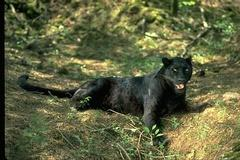
//> input picture 数字图像处理/实验三/Ncut_9/jpg_images/1.jpg, 240 x 160 px
$ ./ConsoleApplication1 '../实验三/Ncut_9/jpg_images/1.jpg'   (built with g++ and OpenCV 4)
//> lines starting //> are read from the running program, lines starting //| are printed output that depends on the picture; after the words box and inside, x2 and y2 are one past the last pixel; in counts of white or black regions, pixels touching at a corner belong together
#include <opencv.hpp>
#include <math.h>
#include <vector>

#define PI acos(-1)

cv::Mat Color2Gray(cv::Mat src_image)
{
	cv::Mat gray_image(src_image.rows, src_image.cols, CV_8UC1);
	if (src_image.channels() != 1)
	{
		for (int i = 0; i < src_image.rows; i++)
			for (int j = 0; j < src_image.cols; j++)
				gray_image.at<uchar>(i, j) = (src_image.at<cv::Vec3b>(i, j)[0] + src_image.at<cv::Vec3b>(i, j)[1] + src_image.at<cv::Vec3b>(i, j)[2]) / 3;
	}
	else
		gray_image = src_image.clone();
	return gray_image;
}

cv::Mat equalize_hist(cv::Mat input) {
	cv::Mat output = input.clone();
	int gray_sum = input.cols * input.rows;
	int gray[256] = { 0 };  //记录每个灰度级别下的像素个数
	double gray_prob[256] = { 0 };  //记录灰度分布密度
	double gray_distribution[256] = { 0 };  //记录累计密度
	int gray_equal[256] = { 0 };  //均衡化后的灰度值
	//统计每个灰度下的像素个数
	for (int i = 0; i < input.rows; i++)
	{
		uchar* p = input.ptr<uchar>(i);
		for (int j = 0; j < input.cols; j++)
		{
			int vaule = p[j];
			gray[vaule]++;
		}
	}
	//统计灰度频率
	for (int i = 0; i < 256; i++)
	{
		gray_prob[i] = ((double)gray[i] / gray_sum);
	}
	//计算累计密度
	gray_distribution[0] = gray_prob[0];
	for (int i = 1; i < 256; i++)
	{
		gray_distribution[i] = gray_distribution[i - 1] + gray_prob[i];
	}

	//重新计算均衡化后的灰度值
	for (int i = 0; i < 256; i++)
	{
		gray_equal[i] = (uchar)(255 * gray_distribution[i] + 0.5);
	}
	//直方图均衡化,更新原图每个点的像素值
	for (int i = 0; i < output.rows; i++)
	{
		uchar* p = output.ptr<uchar>(i);
		for (int j = 0; j < output.cols; j++)
		{
			p[j] = gray_equal[p[j]];
		}
	}
	return output;
}

cv::Mat Image2Binary(cv::Mat src_image, int threshold, float init_h, float end_h, float init_w, float end_w) {
	int value;
	float start_i = init_h*float(src_image.rows);
	float end_i = end_h * float(src_image.rows);
	float start_j = init_w * float(src_image.cols);
	float end_j = end_w * float(src_image.cols);
	cv::Mat binary_image(src_image.rows, src_image.cols, CV_8UC1);
	for (int i = 0; i < src_image.rows; i++) {
		for (int j = 0; j < src_image.cols; j++) {
			value = src_image.at<uchar>(i, j);
			if (value > threshold && i > start_i && i < end_i && j > start_j && j < end_j) {
				binary_image.at<uchar>(i, j) = 255;
			}
			else {
				binary_image.at<uchar>(i, j) = 0;
			}
		}
	}
	return binary_image;
}

cv::Mat BiMedianBlur(cv::Mat src_image, int size) {
	int count_w, count_b, value, ds=(size-1)/2;
	cv::Mat result(src_image.rows, src_image.cols, CV_8UC1);
	for (int i = 0; i < src_image.rows; i++) {
		for (int j = 0; j < src_image.cols; j++) {
			count_w = 0;
			count_b = 0;
			for (int di = -ds; di < ds; di++) {
				for (int dj = -ds; dj < ds; dj++) {
					if (i + di >= 0 && j + dj >= 0) {
						if (i + di < src_image.rows && j + dj < src_image.cols) {
							value = src_image.at<uchar>(i+di, j+dj);
							if (value == 0) {
								count_b += 1;
							}
							else {
								count_w += 1;
							}
						}
					}
				}
			}
			if (count_b > count_w) {
				result.at<uchar>(i, j) = 0;
			}
			else {
				result.at<uchar>(i, j) = 255;
			}
		}
	}
	return result;
}

cv::Mat ConvLap(cv::Mat src_image, int thresh) {
	int value;
	cv::Mat result = cv::Mat::zeros(src_image.size(), CV_8U);
	for (int i = 1; i < src_image.rows - 1; i++) {
		for (int j = 1; j < src_image.cols - 1; j++) {
			value = -4 * src_image.at<uchar>(i, j);
			value += src_image.at<uchar>(i - 1, j);
			value += src_image.at<uchar>(i + 1, j);
			value += src_image.at<uchar>(i, j - 1);
			value += src_image.at<uchar>(i, j + 1);
			if (value < 0) {
				value = -value;
			}
			if (value > thresh) {
				value = 255;
			}
			else
			{
				value = 0;
			}
			result.at<uchar>(i, j) = value;
		}
	}
	return result;
}

std::vector<float> hough_line_v(cv::Mat img, int threshold)
{
	int row, col;
	int i, k;
	//参数空间的参数极角angle(角度)，极径p;
	int angle, p;

	//累加器
	int **socboard;
	int *buf;
	int w, h;
	w = img.cols;
	h = img.rows;
	int Size;
	int offset;
	std::vector<float> lines;
	//申请累加器空间并初始化
	Size = w * w + h * h;
	Size = 2 * sqrt(Size) + 100;
	offset = Size / 2;
	socboard = (int **)malloc(Size * sizeof(int*));
	if (!socboard)
	{
		printf("mem err\n");
		return lines;
	}

	for (i = 0; i < Size; i++)
	{
		socboard[i] = (int *)malloc(181 * sizeof(int));
		if (socboard[i] == NULL)
		{
			printf("buf err\n");
			return lines;
		}
		memset(socboard[i], 0, 181 * sizeof(int));
	}

	//遍历图像并投票
	int src_data;
	p = 0;
	for (row = 0; row < img.rows; row++)
	{
		for (col = 0; col < img.cols; col++)
		{
			//获取像素点
			src_data = img.at<uchar>(row, col);

			if (src_data == 255)
			{
				for (angle = 0; angle < 181; angle++)
				{
					p = col * cos(angle * PI / 180.0) + row * sin(angle * PI / 180.0) + offset;

					//错误处理
					if (p < 0)
					{
						printf("at (%d,%d),angle:%d,p:%d\n", col, row, angle, p);
						printf("warrning!");
						printf("size:%d\n", Size / 2);
						continue;
					}
					//投票计分
					socboard[p][angle]++;

				}
			}
		}
	}

	//遍历计分板，选出符合阈值条件的直线
	int count = 0;
	int Max = 0;
	int kp, kt, r;
	kp = 0;
	kt = 0;
	for (i = 0; i < Size; i++)//p
	{
		for (k = 0; k < 181; k++)//angle
		{
			if (socboard[i][k] > Max)
			{
				Max = socboard[i][k];
				kp = i - offset;
				kt = k;
			}

			if (socboard[i][k] >= threshold)
			{
				r = i - offset;
				//lines_w.push_back(std::);
				lines.push_back(-1.0 * float(std::cos(k*PI / 180) / std::sin(k*PI / 180)));
				lines.push_back(float(r)/std::sin(k*PI / 180));
				count++;
			}
		}
	}
	//释放资源
	for (int e = 0; e < Size; e++)
	{
		free(socboard[e]);
	}
	free(socboard);
	return lines;
}

std::vector<float> merge_result(std::vector<float> lines) {
	float k=0, b=0, c=0;
	float k_mean, b_mean;
	float k1=0, b1=0, c1=0, k2=0, b2=0, c2=0;
	std::vector<float> new_lines;
	// y = k * x + b
	for (int i = 0; i < lines.size() - 1; i++) {
		k += lines[i];
		b += lines[i + 1];
		i++;
		c++;
	}
	k_mean = k / c;
	b_mean = b / c;
	for (int i = 0; i < lines.size() - 1; i++) {
		if (lines[i + 1] > b_mean) {
			c1 += 1;
			k1 += lines[i];
			b1 += lines[i + 1];
		}
		else {
			c2 += 1;
			k2 += lines[i];
			b2 += lines[i + 1];
		}
		i++;
	}
	std::cout << k1 << " " << b1 << " " << c1 << std::endl;
	std::cout << k2 << " " << b2 << " " << c2 << std::endl;
	new_lines.push_back(k1 / c1);
	new_lines.push_back(b1 / c1);
	new_lines.push_back(k2 / c2);
	new_lines.push_back(b2 / c2);
	return new_lines;
}

int main(int argc, char const *argv[]) {
	if (argc > 1) {
		int threshold = 122, size = 11;
		float init_h = 0.7, end_h = 0.95;
		float init_w = 0.2, end_w = 0.8;
		cv::Mat image, gray_image;
		cv::Mat binary_image, bi_median_image;
		cv::Mat grand_image, img_line;
		image = cv::imread(argv[1]);
//> image is the input picture: 160 rows x 240 cols, CV_8UC3; mean B, G, R 64.7, 99.6, 96.3
		if(argc > 2)
			cv::imshow("raw image", image);
		float start_i = init_h * float(image.rows);
//> start_i = 112
		float start_j = init_w * float(image.cols);
//> start_j = 48
		gray_image = Color2Gray(image);
//> after the loop in Color2Gray, `for (int i = 0; i < src_image.rows; i++)`:
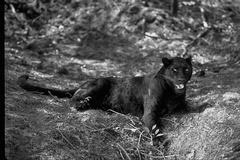
//> gray_image: 160 rows x 240 cols, CV_8UC1; min 0, max 242, mean 86.5
		if (argc > 2)
			cv::imshow("gray", gray_image);
		gray_image = equalize_hist(gray_image);
//> after the loop in equalize_hist, `for (int i = 0; i < input.rows; i++)`: gray = 256 values, max 448 at index 74, min 0 at index 243, mean 150
//> after the loop in equalize_hist, `for (int i = 0; i < 256; i++)`: gray_prob = 256 values, max 0.0117 at index 74, min 0 at index 243, mean 0.00391
//> in equalize_hist, `gray_distribution[0] = gray_prob[0];`: gray_distribution = 256 values, max 0.00497 at index 0, min 0 at index 1, mean 1.94e-05
//> after the loop in equalize_hist, `for (int i = 1; i < 256; i++)`: gray_distribution = 256 values from 0.00497 to 1
//> after the loop in equalize_hist, `for (int i = 0; i < 256; i++)`: gray_equal = 256 values from 1 to 255
//> after the loop in equalize_hist, `for (int i = 0; i < output.rows; i++)`:
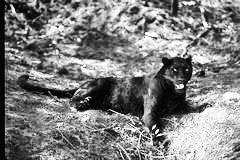
//> output: 160 rows x 240 cols, CV_8UC1; min 1, max 255, mean 128.4
		if (argc > 2)
			cv::imshow("gray_equ", gray_image);
		binary_image = Image2Binary(gray_image, threshold, init_h, end_h, init_w, end_w);
//> the loop in Image2Binary, `for (int i = 0; i < src_image.rows; i++)` made 160 passes
//> value on passes 1 to 3: 223, 208, 185
//> after the loop in Image2Binary, `for (int i = 0; i < src_image.rows; i++)`:
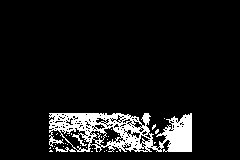
//> binary_image: 160 rows x 240 cols, CV_8UC1; 8.6% white; 32 white regions (30 under 20 px), largest, box (x1, y1, x2, y2) and area: (49, 113, 192, 152) 3183, (55, 147, 76, 152) 53
//> after the loop in Image2Binary, `for (int i = 0; i < src_image.rows; i++)`: value = 128
		if (argc > 2)
			cv::imshow("binary", binary_image);
		bi_median_image = BiMedianBlur(binary_image, size);
//> the loop in BiMedianBlur, `for (int i = 0; i < src_image.rows; i++)` made 160 passes
//> count_b on passes 1 to 3: 30, 36, 42
//> after the loop in BiMedianBlur, `for (int i = 0; i < src_image.rows; i++)`:
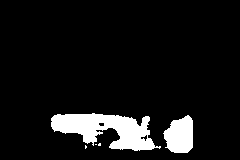
//> result: 160 rows x 240 cols, CV_8UC1; 8.4% white; 5 white regions (3 under 20 px), largest, box (x1, y1, x2, y2) and area: (51, 113, 161, 151) 2356, (163, 115, 193, 153) 863
//> after the loop in BiMedianBlur, `for (int i = 0; i < src_image.rows; i++)`: count_w = 0; count_b = 36; value = 0
		if (argc > 2)
			cv::imshow("binary_median", bi_median_image);
		grand_image = ConvLap(bi_median_image, 60);
//> after the loop in ConvLap, `for (int i = 1; i < src_image.rows - 1; i++)`:
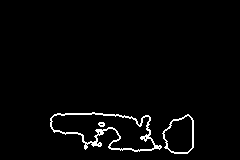
//> result: 160 rows x 240 cols, CV_8UC1; 2.5% white in thin lines or dots, all inside (x1, y1, x2, y2) = (50, 112, 194, 154)
		if (argc > 2)
			cv::imshow("grand", grand_image);
		std::vector<float> lines = hough_line_v(grand_image, 20);
//> after the loop in hough_line_v, `for (row = 0; row < img.rows; row++)`: p = 151
		std::vector<float> new_lines = merge_result(lines);
//| 0 0 0
//| -inf inf 1309
		// std::vector<float> new_lines = lines;
		float k, b;
		// y = k * x + b
		for (int i = 0; i < new_lines.size() - 1; i++) {
			k = new_lines[i];
			b = new_lines[i + 1];
			if (k == 0) {
				continue;
			}
			i++;
			std::cout << "k=" << k;
			std::cout << " b=" << b << std::endl;
			cv::Point p1(int((start_i - b) / k), int(start_i));
			cv::Point p2(int((image.rows - b) / k), int(image.rows));
			line(image, p1, p2, cv::Scalar(0, 255, 0), 2);
		}
//> this loop made 2 passes
//| k=-nan b=-nan
//| k=-inf b=inf
		std::string path = argv[1];
		std::string::size_type iPos = path.find_last_of('\\') + 1;
		std::string filename = path.substr(iPos, path.length() - iPos);
		std::string name = filename.substr(0, filename.rfind("."));
		std::cout << "data/" + name + ".txt" << std::endl;
//| data/../实验三/Ncut_9/jpg_images/1.txt
		std::ofstream OutFile("data/"+ name + ".txt"); //利用构造函数创建txt文本，并且打开该文本
		OutFile << "k=" << k << " b=" << b << std::endl;  //把字符串内容"This is a Test!"，写入Test.txt文件
		OutFile.close();            //关闭Test.txt文件
		if (argc > 2)
			cv::imshow("result", image);
		cv::waitKey(0);
		cv::destroyAllWindows();
	}
	return 0;
}
